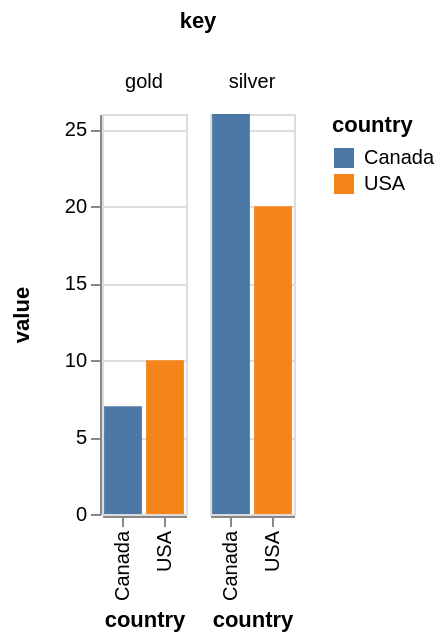

Write the Vega-Lite specification saved for this chart.
### Vega specification from a JSON file in a GitHub repository (floating-point values rounded to 4 significant figures)
{"$schema": "https://vega.github.io/schema/vega/v3.json", "autosize": "pad", "padding": 5, "data": [{"name": "source_0", "values": [{"country": "USA", "gold": 10, "silver": 20}, {"country": "Canada", "gold": 7, "silver": 26}]}, {"name": "data_0", "source": "source_0", "transform": [{"type": "fold", "fields": ["gold", "silver"], "as": ["key", "value"]}, {"type": "filter", "expr": "datum[\"value\"] !== null && !isNaN(datum[\"value\"])"}]}, {"name": "column_domain", "source": "data_0", "transform": [{"type": "aggregate", "groupby": ["key"]}]}], "signals": [{"name": "x_step", "value": 21}, {"name": "child_width", "update": "bandspace(domain('x').length, 0.1, 0.05) * x_step"}, {"name": "child_height", "value": 200}], "layout": {"padding": {"row": 10, "column": 10}, "offset": {"columnTitle": 10}, "columns": {"signal": "length(data('column_domain'))"}, "bounds": "full", "align": "all"}, "marks": [{"name": "column-title", "type": "group", "role": "column-title", "title": {"text": "key", "offset": 10, "style": "guide-title"}}, {"name": "row_header", "type": "group", "role": "row-header", "encode": {"update": {"height": {"signal": "child_height"}}}, "axes": [{"scale": "y", "orient": "left", "grid": false, "title": "value", "labelOverlap": true, "tickCount": {"signal": "ceil(child_height/40)"}, "zindex": 1}]}, {"name": "column_header", "type": "group", "role": "column-header", "from": {"data": "column_domain"}, "sort": {"field": "datum[\"key\"]", "order": "ascending"}, "title": {"text": {"signal": "''+parent[\"key\"]"}, "offset": 10, "orient": "top", "style": "guide-label"}, "encode": {"update": {"width": {"signal": "child_width"}}}}, {"name": "column_footer", "type": "group", "role": "column-footer", "from": {"data": "column_domain"}, "sort": {"field": "datum[\"key\"]", "order": "ascending"}, "encode": {"update": {"width": {"signal": "child_width"}}}, "axes": [{"scale": "x", "orient": "bottom", "grid": false, "title": "country", "labelBaseline": "middle", "labelAngle": 270, "labelAlign": "right", "zindex": 1}]}, {"name": "cell", "type": "group", "style": "cell", "from": {"facet": {"name": "facet", "data": "data_0", "groupby": ["key"]}}, "sort": {"field": ["datum[\"key\"]"], "order": ["ascending"]}, "encode": {"update": {"width": {"signal": "child_width"}, "height": {"signal": "child_height"}}}, "marks": [{"name": "child_marks", "type": "rect", "style": ["bar"], "from": {"data": "facet"}, "encode": {"update": {"fill": {"scale": "color", "field": "country"}, "x": {"scale": "x", "field": "country"}, "width": {"scale": "x", "band": true}, "y": {"scale": "y", "field": "value"}, "y2": {"scale": "y", "value": 0}}}}], "axes": [{"scale": "y", "orient": "left", "grid": true, "tickCount": {"signal": "ceil(child_height/40)"}, "gridScale": "x", "domain": false, "labels": false, "maxExtent": 0, "minExtent": 0, "ticks": false, "zindex": 0}]}], "scales": [{"name": "x", "type": "band", "domain": {"data": "data_0", "field": "country", "sort": true}, "range": {"step": {"signal": "x_step"}}, "paddingInner": 0.1, "paddingOuter": 0.05}, {"name": "y", "type": "linear", "domain": {"data": "data_0", "field": "value"}, "range": [{"signal": "child_height"}, 0], "nice": true, "zero": true}, {"name": "color", "type": "ordinal", "domain": {"data": "data_0", "field": "country", "sort": true}, "range": "category"}], "legends": [{"fill": "color", "title": "country", "encode": {"symbols": {"update": {"shape": {"value": "square"}}}}}], "config": {"axisY": {"minExtent": 30}}}
